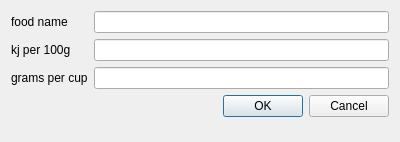
<?xml version="1.0" encoding="UTF-8"?>
<ui version="4.0">
 <class>addFoodDialog</class>
 <widget class="QDialog" name="addFoodDialog">
  <property name="geometry">
   <rect>
    <x>0</x>
    <y>0</y>
    <width>400</width>
    <height>142</height>
   </rect>
  </property>
  <property name="windowTitle">
   <string>add food</string>
  </property>
  <layout class="QFormLayout" name="formLayout">
   <item row="1" column="0">
    <widget class="QLabel" name="label">
     <property name="text">
      <string>food name</string>
     </property>
    </widget>
   </item>
   <item row="1" column="1">
    <widget class="QLineEdit" name="foodNameEntry"/>
   </item>
   <item row="2" column="0">
    <widget class="QLabel" name="label_2">
     <property name="text">
      <string>kj per 100g</string>
     </property>
    </widget>
   </item>
   <item row="2" column="1">
    <widget class="QLineEdit" name="kjPer100gEntry"/>
   </item>
   <item row="3" column="1">
    <widget class="QLineEdit" name="gramsPerCupEntry"/>
   </item>
   <item row="3" column="0">
    <widget class="QLabel" name="label_3">
     <property name="text">
      <string>grams per cup</string>
     </property>
    </widget>
   </item>
   <item row="4" column="1">
    <widget class="QDialogButtonBox" name="buttonBox">
     <property name="orientation">
      <enum>Qt::Horizontal</enum>
     </property>
     <property name="standardButtons">
      <set>QDialogButtonBox::Cancel|QDialogButtonBox::Ok</set>
     </property>
    </widget>
   </item>
  </layout>
 </widget>
 <resources/>
 <connections>
  <connection>
   <sender>buttonBox</sender>
   <signal>accepted()</signal>
   <receiver>addFoodDialog</receiver>
   <slot>accept()</slot>
   <hints>
    <hint type="sourcelabel">
     <x>248</x>
     <y>254</y>
    </hint>
    <hint type="destinationlabel">
     <x>157</x>
     <y>274</y>
    </hint>
   </hints>
  </connection>
  <connection>
   <sender>buttonBox</sender>
   <signal>rejected()</signal>
   <receiver>addFoodDialog</receiver>
   <slot>reject()</slot>
   <hints>
    <hint type="sourcelabel">
     <x>316</x>
     <y>260</y>
    </hint>
    <hint type="destinationlabel">
     <x>286</x>
     <y>274</y>
    </hint>
   </hints>
  </connection>
 </connections>
</ui>
